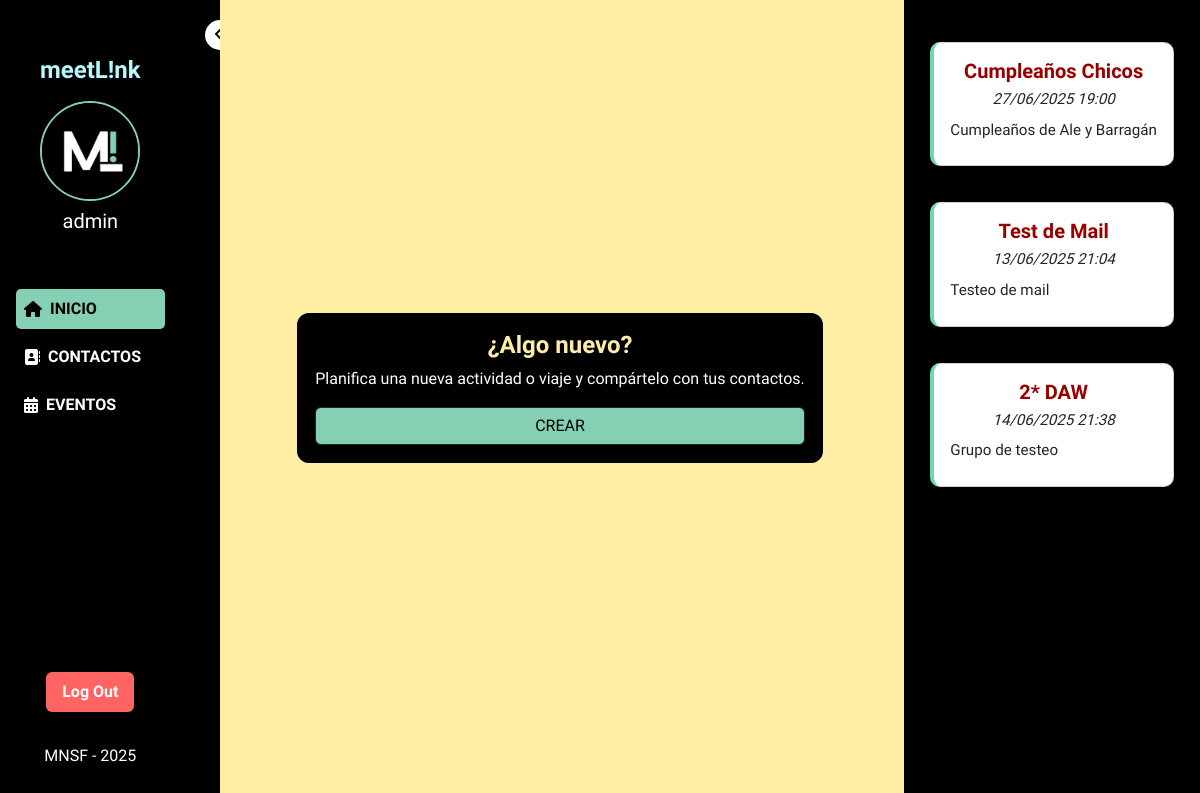
Screenshot of / (signed in) with the database file from the repository.
### meetLink/models.py (models this page shows, shortened)
class Usuario(AbstractUser):
    username = models.CharField(max_length=25, verbose_name="Username", unique=True)
    nombre = models.CharField(max_length=50, verbose_name="Nombre")
    apellidos = models.CharField(max_length=100, verbose_name="Apellidos")
    email = models.EmailField(unique=True, verbose_name="Email")
    avatar = models.ImageField(upload_to="media/avatar/", blank=True, null=True, verbose_name="Foto de Perfil")
    fecha_registro = models.DateField(auto_now_add=True, verbose_name="Fecha de Registro")
    class Meta:
        verbose_name = "Usuario"
        verbose_name_plural = "Usuarios"

class Evento(models.Model):
    nombre = models.CharField(max_length=25, verbose_name="Nombre")
    descripcion = models.CharField(max_length=50, verbose_name="Descripción")
    ubicacion = models.CharField(max_length=50, default="Por definir", verbose_name="Ubicación")
    fecha_inicio = models.DateTimeField(verbose_name="Fecha de inicio")
    fecha_fin = models.DateTimeField(verbose_name="Fecha de fin")
    transporte = models.CharField(max_length=20, verbose_name="Medio de transporte")
    presupuesto = models.BooleanField(default=False, verbose_name="Presupuesto")
    grupo = models.ForeignKey('GrupoContacto', on_delete=models.SET_NULL, null=True, blank=True, verbose_name="Grupo de Contacto")
    maleta = models.BooleanField(default=False, verbose_name="Maleta")
    todo = models.BooleanField(default=False, verbose_name="To Do")
    p_alojamiento = models.DecimalField(decimal_places=2, max_digits=10, default=0.00)
    p_transporte = models.DecimalField(decimal_places=2, max_digits=10, default=0.00)
    p_comida = models.DecimalField(decimal_places=2, max_digits=10, default=0.00)
    p_otros = models.DecimalField(decimal_places=2, max_digits=10, default=0.00)
    usuario = models.ForeignKey(Usuario, on_delete=models.CASCADE, verbose_name='Usuario')
    class Meta:
        verbose_name = "Evento"
        verbose_name_plural = "Eventos"

### meetLink/views.py (the view)
# urls.py: path('', IndexView.as_view(), name='index'),
class IndexView(LoginRequiredMixin, TemplateView):
    template_name = 'meetLink/inicio/index.html'
    login_url = '/sesion/login/'
    def get_context_data(self, **otros):
        contexto = super().get_context_data(**otros)
        usuario = self.request.user
        contexto['usuario'] = usuario
        contexto['eventos'] = Evento.objects.filter(usuario=usuario)
        return contexto

### meetLink/templates/meetLink/inicio/index.html (shortened to what this page needs)
{% extends "meetLink/base.html" %}
{% load static %}
{% block contenido %}
<nav id="navbar" class="sidebar d-flex flex-column flex-shrink-0 position-fixed">
    <button class="toggle-btn" onclick="toggleSidebar()" alt="Minimizar/ampliar menú">
        <i class="fas fa-chevron-left"></i>
    </button>
    <div id="contenido-navbar" class="d-flex flex-column">
        <div class="p-4 text-center pb-3">
            <h4 class="logo-text fw-bold mb-0" alt="Logo MeetLink">meetL!nk</h4>
        </div>
        <div class="user-info text-center mb-4">
            <img src="{{ user.profile.image.url|default:'/media/logo2.png' }}" alt="Foto de perfil" class="rounded-circle">
            <h5 class="text-white mb-0 hide-on-collapse" alt="Nombre de usuario">{{ user.username }}</h5>
        </div>
        <ul class="nav flex-column">
            <li class="nav-item">
                <a class="sidebar-link active text-decoration-none" href="{% url 'index' %}" alt="Inicio">
                    <i class="fas fa-home me-2"></i>
                    <span class="hide-on-collapse">INICIO</span>
                </a>
            </li>
            <li class="nav-item">
                <a class="sidebar-link text-decoration-none" href="{% url 'contactos' %}" alt="Contactos">
                    <i class="fas fa-address-book me-2"></i>
                    <span class="hide-on-collapse">CONTACTOS</span>
                </a>
            </li>
            <li class="nav-item">
                <a class="sidebar-link text-decoration-none" href="{% url 'eventos' %}" alt="Eventos">
                    <i class="fas fa-calendar-alt me-2"></i>
                    <span class="hide-on-collapse">EVENTOS</span>
                </a>
            </li>
        </ul>
        <form action="{% url 'logout' %}" method="post" class="mt-auto text-center">
            <button type="submit" class="btn logout-btn mt-4 hide-on-collapse" alt="Logout">Log Out</button>
        </form>
        <div class="navbar-footer">
            MNSF - 2025
        </div>
    </div>
</nav>
<main class="main-content">
    <div id="content" class="container-fluid d-flex flex-column flex-md-row justify-content-between">
        <div id="columna-contenido" class="mb-4">
            <div id="card-crearEvento" class="card text p-3">
                <h4><strong>¿Algo nuevo?</strong></h4>
                <p>Planifica una nueva actividad o viaje y compártelo con tus contactos.</p>
                <a id="btn-crearEvento" href="{% url 'eventos_create' %}" class="btn btn-outline border-dark" alt="Crear evento">CREAR</a>
            </div>
        </div>
        <div id="columna-eventos" class="scroll-events d-flex flex-column gap-3">
            {% for evento in eventos %}
                <div class="card event-card p-3" style="flex: 1 1 250px; max-width: 300px; margin: 10px;">
                    <h5 class="text-center fw-bold" alt="Nombre del evento">{{ evento.nombre }}</h5>
                    <p class="text-center fst-italic mb-2" alt="Fecha del evento">{{ evento.fecha_inicio|date:"d/m/Y H:i" }}</p>
                    <p alt="Descripción del evento">{{ evento.descripcion }}</p>
                </div>
            {% empty %}
                <p class="text-light">Todavía no hay eventos disponibles.</p>
            {% endfor %}
        </div>
    </div>
</main>
{% endblock %}

### meetLink/static/css/styles.css (style rules this page uses)
:root { --negro: #000000; --blanco: #FFFFFF; --azul: #B5F8FE; --verde: #85D0B2; --aqua: #6BDBAD; --amarillo: #FFEDA4; --naranja: #FFC93F; --rojo: #FF6362; --rojo2: #980000; --sidebar-width: 220px; --sidebar-width-collapsed: 80px; }
html, body { height: 100%; margin: 0; padding: 0; background-color: var(--negro); font-family: "Lexend", sans-serif; overflow-x: hidden; }
main { min-height: 100vh; margin-left: var(--sidebar-width); padding-right: 300px; display: block; align-items: center; align-content: center; background-color: var(--amarillo); }
.sidebar { width: var(--sidebar-width); height: 100vh; background: var(--negro); transition: all 0.3s ease; overflow-x: hidden; color: var(--blanco); justify-content: space-between; padding: 2rem 1rem; }
.sidebar-link { color: var(--blanco); transition: all 0.2s ease; border-radius: 8px; white-space: nowrap; display: flex; align-items: center; font-weight: bold; margin-bottom: 0.5rem; padding: 0.5rem; }
.sidebar-link { color: white; font-weight: bold; margin-bottom: 0.5rem; padding: 0.5rem; }
.sidebar-link.active { background-color: var(--verde); color: black; border-radius: 5px; padding: 0.5rem; }
.logo-text { color: var(--azul); }
#contenido-navbar { height: 100vh; position: fixed; padding-bottom: 3rem; }
#navbar .user-info { padding-bottom: 2rem; }
#navbar .user-info img { width: 100px; height: 100px; border-radius: 50%; object-fit: cover; border: 2px solid var(--verde); margin-bottom: 0.5rem; }
#navbar .user-info h5 { color: var(--azul); }
.logout-btn { background-color: var(--rojo); color: white; border: none; padding: 0.5rem 1rem; margin-bottom: 2rem; font-weight: bold; }
.navbar-footer { text-align: center; padding-bottom: 1rem; color: var(--blanco) }
#content { width: fit-content; }
#columna-contenido { max-width: 600px; width: 100%; padding: 2rem; display: flex; justify-content: center; }
#card-crearEvento { margin: auto; text-align: center; background-color: var(--negro); border: 2px solid var(--negro); border-radius: 12px; color: var(--blanco); }
#card-crearEvento h4 { color: var(--amarillo); }
#btn-crearEvento { background-color: var(--verde); color: var(--negro); }
#columna-eventos { background-color: var(--negro); height: 100vh; width: fit-content; position: fixed; right: 0; top: 0; padding: 2rem 1rem; overflow-y: auto; }
.event-card { background-color: var(--blanco); border-left: 4px solid var(--aqua); border-radius: 10px; max-height: min-content; }
.event-card h5 { color: var(--rojo2); margin-bottom: 0.3rem; }
.event-card p { margin-bottom: 0.5rem; font-size: 0.95rem; }
.scroll-events { max-height: 100vh; overflow-y: auto; scrollbar-width: thin; scrollbar-color: var(--verde) #222; }
.toggle-btn { position: absolute; right: -15px; top: 20px; background: white; border-radius: 50%; width: 30px; height: 30px; border: none; box-shadow: 0 2px 6px rgba(0, 0, 0, 0.15); z-index: 300000; cursor: pointer; transition: transform 0.3s ease; }
a { color: var(--rojo2); text-decoration: none; }

### rows the page displays
Usuario: username "admin"
Evento: nombre "Cumpleaños Chicos", fecha_inicio "27/06/2025 19:00", descripcion "Cumpleaños de Ale y Barragán"
Evento: nombre "Test de Mail", fecha_inicio "13/06/2025 21:04", descripcion "Testeo de mail"
Evento: nombre "2* DAW", fecha_inicio "14/06/2025 21:38", descripcion "Grupo de testeo"
